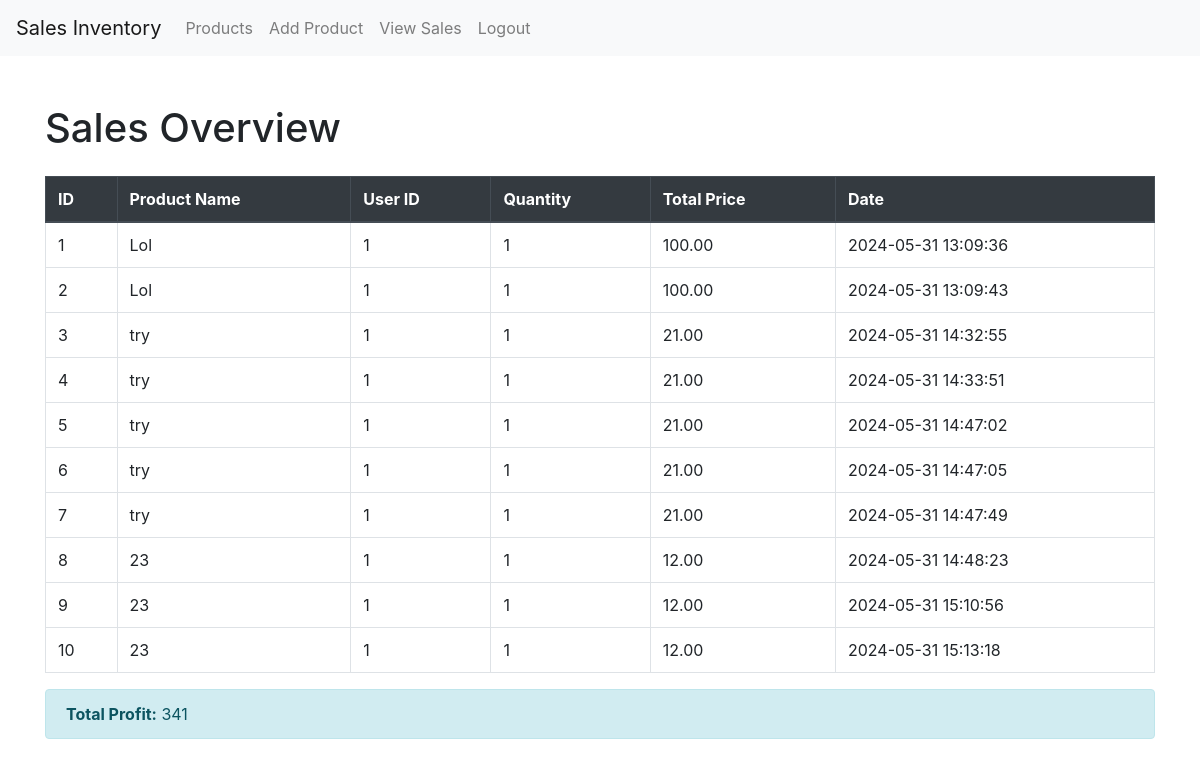
Page /Invent/view_sales.php (signed in) on the committed database.
### tables this page shows
CREATE TABLE `sales` (
  `id` int(11) NOT NULL,
  `product_id` int(11) NOT NULL,
  `user_id` int(11) NOT NULL,
  `quantity` int(11) NOT NULL,
  `total_price` decimal(10,2) NOT NULL,
  `date` datetime NOT NULL,
  `status` enum('completed','cancelled') DEFAULT 'completed'
);

CREATE TABLE `products` (
  `id` int(11) NOT NULL,
  `name` varchar(100) NOT NULL,
  `quantity` int(11) NOT NULL,
  `price` decimal(10,2) NOT NULL
);

### Invent/Sale.php (called while the page is built, shortened)
<?php
class Sale {
    private $conn;
    private $table_name = "sales";
    public function __construct($db) {
        $this->conn = $db;
    }
    public function readAll() {
        $query = "SELECT * FROM " . $this->table_name;
        $stmt = $this->conn->prepare($query);
        $stmt->execute();
        return $stmt->get_result();
    }
}
?>

### Invent/Product.php (called while the page is built, shortened)
<?php
class Product {
    private $conn;
    private $table_name = "products";
    public $id;
    public function __construct($db) {
        $this->conn = $db;
    }
    public function readOne() {
        $query = "SELECT * FROM " . $this->table_name . " WHERE id=? LIMIT 0,1";
        $stmt = $this->conn->prepare($query);
        $stmt->bind_param("i", $this->id);
        $stmt->execute();
        $result = $stmt->get_result();
        $row = $result->fetch_assoc();
        $this->name = $row['name'];
    }
}
?>

### Invent/view_sales.php (the view, shortened to what this page needs)
<?php
include 'config.php';
include 'navbar.php';
include_once 'Sale.php';
include_once 'Product.php';
$sale = new Sale($db);
$product = new Product($db);
$sales = $sale->readAll();
$total_profit = 0;
?>
<!DOCTYPE html>
<html lang="en">
<head>
    <link rel="stylesheet" href="https://stackpath.bootstrapcdn.com/bootstrap/4.5.2/css/bootstrap.min.css">
</head>
<body>
<div class="container mt-5">
    <h1 class="mb-4">Sales Overview</h1>
    <table class="table table-bordered table-hover">
        <thead class="thead-dark">
            <tr>
                <th>ID</th>
                <th>Product Name</th>
                <th>User ID</th>
                <th>Quantity</th>
                <th>Total Price</th>
                <th>Date</th>
            </tr>
        </thead>
        <tbody>
            <?php while ($row = $sales->fetch_assoc()): ?>
                <?php $product->id = $row['product_id']; $product->readOne(); ?>
                <tr>
                    <td><?php echo $row['id']; ?></td>
                    <td><?php echo $product->name; ?></td>
                    <td><?php echo $row['user_id']; ?></td>
                    <td><?php echo $row['quantity']; ?></td>
                    <td><?php echo $row['total_price']; ?></td>
                    <td><?php echo $row['date']; ?></td>
                </tr>
                <?php $total_profit += $row['total_price']; ?>
            <?php endwhile; ?>
        </tbody>
    </table>
    <div class="alert alert-info">
        <strong>Total Profit:</strong> <?php echo $total_profit; ?>
    </div>
</div>
</body>
</html>

### Invent/navbar.php (shortened to what this page needs)
<nav class="navbar navbar-expand-lg navbar-light bg-light">
    <a class="navbar-brand" href="index.php">Sales Inventory</a>
    <div class="collapse navbar-collapse" id="navbarNav">
        <ul class="navbar-nav">
            <?php if(isset($_SESSION['username'])): ?>
                <li class="nav-item">
                    <a class="nav-link" href="index.php">Products</a>
                </li>
                <?php if ($_SESSION['role'] === 'admin'): ?>
                    <li class="nav-item">
                        <a class="nav-link" href="add_product.php">Add Product</a>
                    </li>
                    <li class="nav-item">
                        <a class="nav-link" href="admin_sales.php">View Sales</a>
                    </li>
                <?php elseif ($_SESSION['role'] === 'user'): ?>
                    <li class="nav-item">
                        <a class="nav-link" href="user_transactions.php">Your Transactions</a>
                    </li>
                <?php endif; ?>
                <li class="nav-item">
                    <a class="nav-link" href="logout.php">Logout</a>
                </li>
            <?php endif; ?>
        </ul>
    </div>
</nav>

### rows in the picture
sales: id "1", product.name "Lol", user "1", quantity "1", total_price "100.00", date "2024-05-31 13:09:36"
sales: id "2", product.name "Lol", user "1", quantity "1", total_price "100.00", date "2024-05-31 13:09:43"
sales: id "3", product.name "try", user "1", quantity "1", total_price "21.00", date "2024-05-31 14:32:55"
sales: id "4", product.name "try", user "1", quantity "1", total_price "21.00", date "2024-05-31 14:33:51"
sales: id "5", product.name "try", user "1", quantity "1", total_price "21.00", date "2024-05-31 14:47:02"
sales: id "6", product.name "try", user "1", quantity "1", total_price "21.00", date "2024-05-31 14:47:05"
sales: id "7", product.name "try", user "1", quantity "1", total_price "21.00", date "2024-05-31 14:47:49"
sales: id "8", product.name "23", user "1", quantity "1", total_price "12.00", date "2024-05-31 14:48:23"
sales: id "9", product.name "23", user "1", quantity "1", total_price "12.00", date "2024-05-31 15:10:56"
sales: id "10", product.name "23", user "1", quantity "1", total_price "12.00", date "2024-05-31 15:13:18"

### other values in the picture
$total_profit "341"
